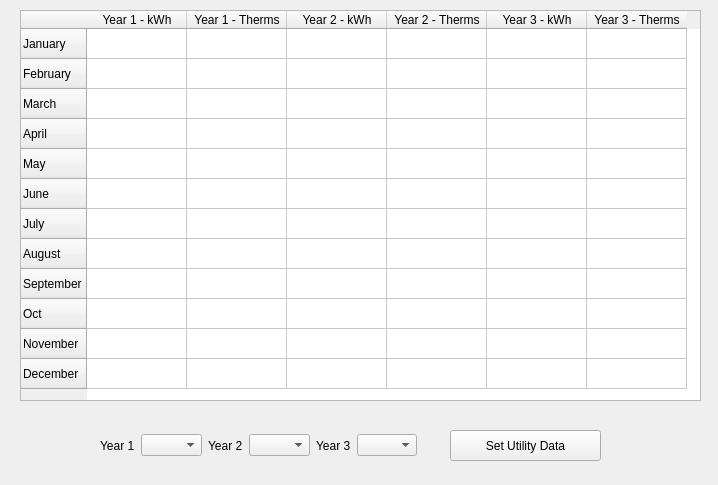
<?xml version="1.0" encoding="UTF-8"?>
<ui version="4.0">
 <class>Form</class>
 <widget class="QWidget" name="Form">
  <property name="geometry">
   <rect>
    <x>0</x>
    <y>0</y>
    <width>718</width>
    <height>485</height>
   </rect>
  </property>
  <property name="windowTitle">
   <string>Form</string>
  </property>
  <widget class="QTableWidget" name="UtilityDataTable">
   <property name="geometry">
    <rect>
     <x>20</x>
     <y>10</y>
     <width>681</width>
     <height>391</height>
    </rect>
   </property>
   <row>
    <property name="text">
     <string>January</string>
    </property>
   </row>
   <row>
    <property name="text">
     <string>February</string>
    </property>
   </row>
   <row>
    <property name="text">
     <string>March</string>
    </property>
   </row>
   <row>
    <property name="text">
     <string>April</string>
    </property>
   </row>
   <row>
    <property name="text">
     <string>May</string>
    </property>
   </row>
   <row>
    <property name="text">
     <string>June</string>
    </property>
   </row>
   <row>
    <property name="text">
     <string>July</string>
    </property>
   </row>
   <row>
    <property name="text">
     <string>August</string>
    </property>
   </row>
   <row>
    <property name="text">
     <string>September</string>
    </property>
   </row>
   <row>
    <property name="text">
     <string>Oct</string>
    </property>
   </row>
   <row>
    <property name="text">
     <string>November</string>
    </property>
   </row>
   <row>
    <property name="text">
     <string>December</string>
    </property>
   </row>
   <column>
    <property name="text">
     <string>Year 1 - kWh</string>
    </property>
   </column>
   <column>
    <property name="text">
     <string>Year 1 - Therms</string>
    </property>
   </column>
   <column>
    <property name="text">
     <string>Year 2 - kWh</string>
    </property>
   </column>
   <column>
    <property name="text">
     <string>Year 2 - Therms</string>
    </property>
   </column>
   <column>
    <property name="text">
     <string>Year 3 - kWh</string>
    </property>
   </column>
   <column>
    <property name="text">
     <string>Year 3 - Therms</string>
    </property>
   </column>
  </widget>
  <widget class="QPushButton" name="SetUtilityData">
   <property name="geometry">
    <rect>
     <x>450</x>
     <y>430</y>
     <width>151</width>
     <height>31</height>
    </rect>
   </property>
   <property name="text">
    <string>Set Utility Data</string>
   </property>
  </widget>
  <widget class="QWidget" name="">
   <property name="geometry">
    <rect>
     <x>100</x>
     <y>430</y>
     <width>317</width>
     <height>31</height>
    </rect>
   </property>
   <layout class="QHBoxLayout" name="horizontalLayout_4">
    <item>
     <layout class="QHBoxLayout" name="horizontalLayout">
      <item>
       <widget class="QLabel" name="label">
        <property name="text">
         <string>Year 1</string>
        </property>
       </widget>
      </item>
      <item>
       <widget class="QComboBox" name="Year1"/>
      </item>
     </layout>
    </item>
    <item>
     <layout class="QHBoxLayout" name="horizontalLayout_2">
      <item>
       <widget class="QLabel" name="label_2">
        <property name="text">
         <string>Year 2</string>
        </property>
       </widget>
      </item>
      <item>
       <widget class="QComboBox" name="Year2"/>
      </item>
     </layout>
    </item>
    <item>
     <layout class="QHBoxLayout" name="horizontalLayout_3">
      <item>
       <widget class="QLabel" name="label_3">
        <property name="text">
         <string>Year 3</string>
        </property>
       </widget>
      </item>
      <item>
       <widget class="QComboBox" name="Year3"/>
      </item>
     </layout>
    </item>
   </layout>
  </widget>
 </widget>
 <resources/>
 <connections/>
</ui>
